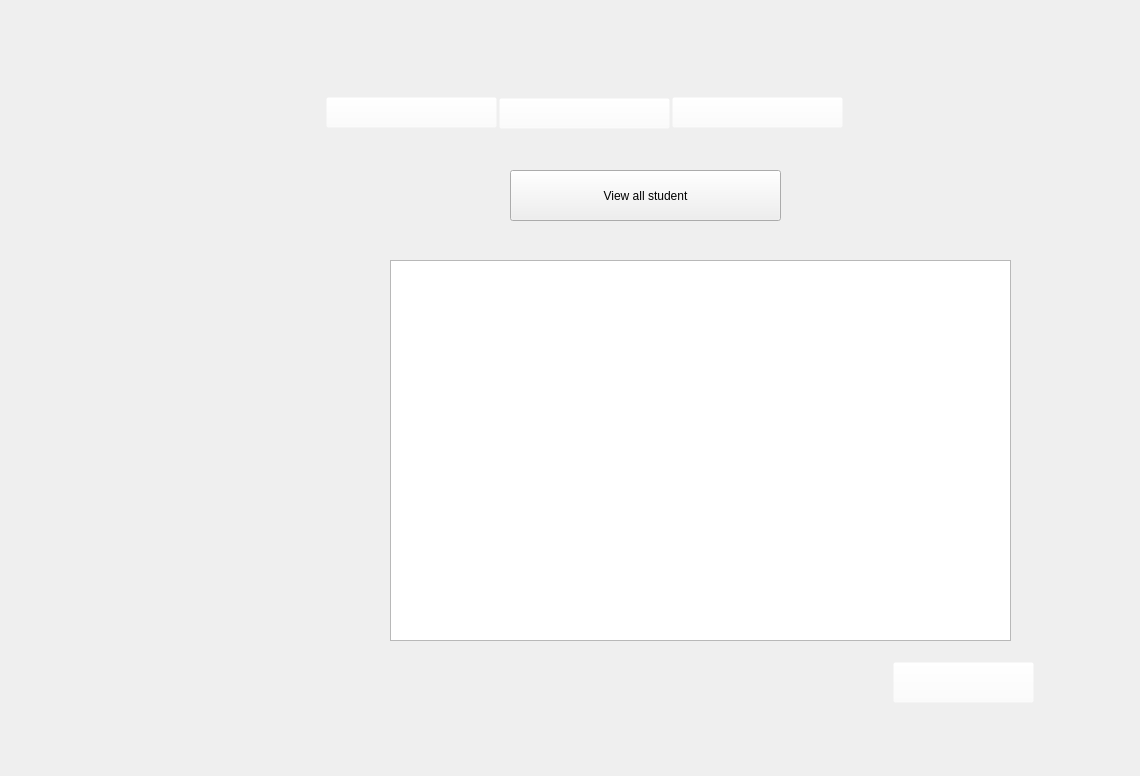
    <widget class="QWidget" name="consult_student">
     <widget class="QLabel" name="label_9">
      <property name="geometry">
       <rect>
        <x>-50</x>
        <y>-40</y>
        <width>1131</width>
        <height>767</height>
       </rect>
      </property>
      <property name="styleSheet">
       <string notr="true">background:url(&quot;C:/Users/Dhia/Desktop/2eme/IMG_projet/consult_student.png&quot;)</string>
      </property>
      <property name="text">
       <string/>
      </property>
     </widget>
     <widget class="QTableView" name="tableView_2">
      <property name="geometry">
       <rect>
        <x>390</x>
        <y>260</y>
        <width>621</width>
        <height>381</height>
       </rect>
      </property>
     </widget>
     <widget class="QPushButton" name="pushButton_35">
      <property name="geometry">
       <rect>
        <x>510</x>
        <y>170</y>
        <width>271</width>
        <height>51</height>
       </rect>
      </property>
      <property name="text">
       <string>View all student</string>
      </property>
     </widget>
     <widget class="QPushButton" name="pushButton_36">
      <property name="geometry">
       <rect>
        <x>672</x>
        <y>97</y>
        <width>171</width>
        <height>31</height>
       </rect>
      </property>
      <property name="styleSheet">
       <string notr="true">background:rgba(255,255,255,0);
border -radius:0px;</string>
      </property>
      <property name="text">
       <string/>
      </property>
     </widget>
     <widget class="QPushButton" name="pushButton_37">
      <property name="geometry">
       <rect>
        <x>499</x>
        <y>98</y>
        <width>171</width>
        <height>31</height>
       </rect>
      </property>
      <property name="styleSheet">
       <string notr="true">background:rgba(255,255,255,0);
border -radius:0px;</string>
      </property>
      <property name="text">
       <string/>
      </property>
     </widget>
     <widget class="QPushButton" name="pushButton_38">
      <property name="geometry">
       <rect>
        <x>326</x>
        <y>97</y>
        <width>171</width>
        <height>31</height>
       </rect>
      </property>
      <property name="styleSheet">
       <string notr="true">background:rgba(255,255,255,0);
border -radius:0px;</string>
      </property>
      <property name="text">
       <string/>
      </property>
     </widget>
     <widget class="QPushButton" name="pushButton_39">
      <property name="geometry">
       <rect>
        <x>893</x>
        <y>662</y>
        <width>141</width>
        <height>41</height>
       </rect>
      </property>
      <property name="styleSheet">
       <string notr="true">background:rgba(255,255,255,0);
border -radius:0px;</string>
      </property>
      <property name="text">
       <string/>
      </property>
     </widget>
    </widget>
